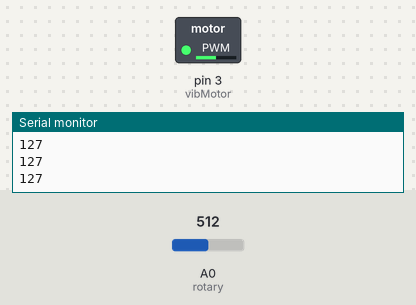
Simulated run of this sketch. Board: Arduino Uno, built with avr-gcc and run on an emulated ATmega328P. Shown: switched loads named in the sketch (green lamp = pin HIGH), the last lines printed to the serial monitor. Inputs (shaded band) come from the test bench; at power-on: A0 (rotary) = 512.

Above: at 1.3 s.
1.4 s: A0 (rotary) set to 716
At 2.5 s:
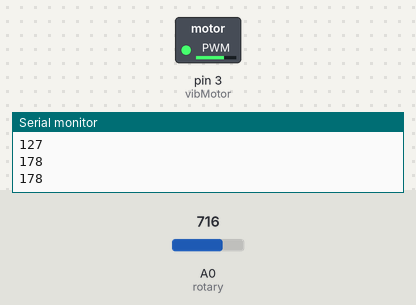
3.5 s: A0 (rotary) set to 900
At 5.2 s:
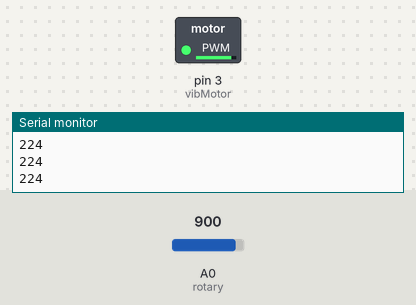
5.5 s: A0 (rotary) set to 122
At 6.9 s:
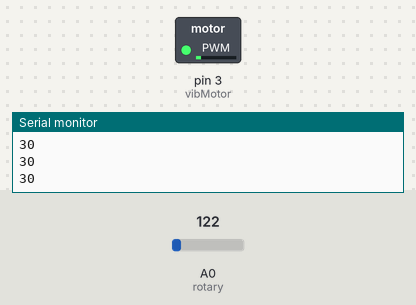
7.5 s: A0 (rotary) set to 511
At 8.4 s:
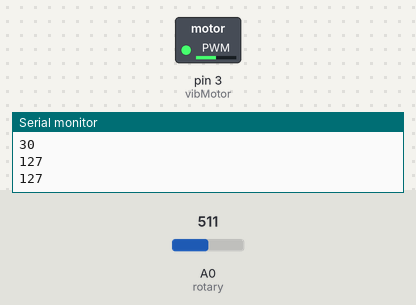
Timing chart, 0 to 10.5 s (numbered marks = the images above; inputs shaded):
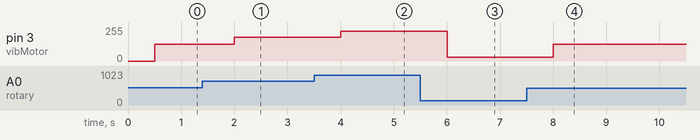

Measured:
- after the input at 1.4 s, pin 3 (vibMotor): 127/255 → 178/255 after 0.60 s
- after the input at 3.5 s, pin 3 (vibMotor): 178/255 → 224/255 after 0.50 s
- after the input at 5.5 s, pin 3 (vibMotor): 224/255 → 30/255 after 0.50 s
- after the input at 7.5 s, pin 3 (vibMotor): 30/255 → 127/255 after 0.51 s

The sketch:

Vibration_Motor_Speed_Controller.ino
```cpp
/*===============VIBRATION MOTOR SPEED CONTROLLER==================
  Dibuat Oleh Tim Digiware
  =================================================================
  Konfigurasi Pin:
  |------------------------------------------------|
  |                            | Arduino Base HAT  |
  |------------------------------------------------|
  |Grove - Vibration Motor     |         D3        |
  |Grove - Rotary Angle Sensor |         A0        |
  |------------------------------------------------|
*/
#define rotary A0
#define vibMotor 3

void setup() {
  pinMode(rotary, INPUT);
  pinMode(vibMotor, OUTPUT);
  Serial.begin(9600);
}

void loop() {

  int sudut = analogRead(rotary);
  int kontrol = map(sudut, 0, 1023, 0, 255);
  Serial.println(kontrol);
  delay(500);
  analogWrite(vibMotor, kontrol);

}
```
